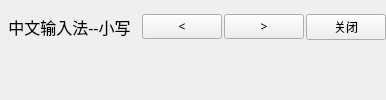
       <widget class="QWidget" name="widgetTop" native="true">
        <property name="styleSheet">
         <string notr="true">border-width:0px;</string>
        </property>
        <layout class="QVBoxLayout" name="verticalLayout">
         <property name="spacing">
          <number>6</number>
         </property>
         <property name="leftMargin">
          <number>0</number>
         </property>
         <property name="topMargin">
          <number>0</number>
         </property>
         <property name="rightMargin">
          <number>0</number>
         </property>
         <property name="bottomMargin">
          <number>0</number>
         </property>
         <item>
          <layout class="QHBoxLayout" name="lay1">
           <property name="spacing">
            <number>2</number>
           </property>
           <item>
            <widget class="QLabel" name="lab_Title">
             <property name="sizePolicy">
              <sizepolicy hsizetype="Preferred" vsizetype="Minimum">
               <horstretch>0</horstretch>
               <verstretch>0</verstretch>
              </sizepolicy>
             </property>
             <property name="minimumSize">
              <size>
               <width>0</width>
               <height>25</height>
              </size>
             </property>
             <property name="font">
              <font>
               <family>WenQuanYi Zen Hei</family>
               <pointsize>12</pointsize>
              </font>
             </property>
             <property name="text">
              <string>  中文输入法--小写</string>
             </property>
            </widget>
           </item>
           <item>
            <widget class="QLabel" name="labPY">
             <property name="sizePolicy">
              <sizepolicy hsizetype="Expanding" vsizetype="Preferred">
               <horstretch>0</horstretch>
               <verstretch>0</verstretch>
              </sizepolicy>
             </property>
             <property name="font">
              <font>
               <family>WenQuanYi Zen Hei</family>
              </font>
             </property>
             <property name="text">
              <string/>
             </property>
             <property name="alignment">
              <set>Qt::AlignCenter</set>
             </property>
            </widget>
           </item>
           <item>
            <widget class="QPushButton" name="btnPre">
             <property name="font">
              <font>
               <family>WenQuanYi Zen Hei</family>
               <pointsize>9</pointsize>
              </font>
             </property>
             <property name="focusPolicy">
              <enum>Qt::NoFocus</enum>
             </property>
             <property name="styleSheet">
              <string notr="true"/>
             </property>
             <property name="text">
              <string>&lt;</string>
             </property>
            </widget>
           </item>
           <item>
            <widget class="QPushButton" name="btnNext">
             <property name="font">
              <font>
               <family>WenQuanYi Zen Hei</family>
               <pointsize>9</pointsize>
              </font>
             </property>
             <property name="focusPolicy">
              <enum>Qt::NoFocus</enum>
             </property>
             <property name="styleSheet">
              <string notr="true"/>
             </property>
             <property name="text">
              <string>&gt;</string>
             </property>
            </widget>
           </item>
           <item>
            <widget class="QPushButton" name="btnClose">
             <property name="font">
              <font>
               <family>WenQuanYi Zen Hei</family>
               <pointsize>9</pointsize>
              </font>
             </property>
             <property name="focusPolicy">
              <enum>Qt::NoFocus</enum>
             </property>
             <property name="styleSheet">
              <string notr="true"/>
             </property>
             <property name="text">
              <string>关闭</string>
             </property>
            </widget>
           </item>
          </layout>
         </item>
         <item>
          <layout class="QHBoxLayout" name="lay2">
           <property name="spacing">
            <number>0</number>
           </property>
           <item>
            <widget class="QLabel" name="labCh0">
             <property name="sizePolicy">
              <sizepolicy hsizetype="Preferred" vsizetype="Fixed">
               <horstretch>0</horstretch>
               <verstretch>0</verstretch>
              </sizepolicy>
             </property>
             <property name="minimumSize">
              <size>
               <width>0</width>
               <height>25</height>
              </size>
             </property>
             <property name="font">
              <font>
               <family>WenQuanYi Zen Hei</family>
              </font>
             </property>
             <property name="text">
              <string/>
             </property>
             <property name="alignment">
              <set>Qt::AlignCenter</set>
             </property>
            </widget>
           </item>
           <item>
            <widget class="QLabel" name="labCh1">
             <property name="sizePolicy">
              <sizepolicy hsizetype="Preferred" vsizetype="Fixed">
               <horstretch>0</horstretch>
               <verstretch>0</verstretch>
              </sizepolicy>
             </property>
             <property name="minimumSize">
              <size>
               <width>0</width>
               <height>25</height>
              </size>
             </property>
             <property name="font">
              <font>
               <family>WenQuanYi Zen Hei</family>
              </font>
             </property>
             <property name="text">
              <string/>
             </property>
             <property name="alignment">
              <set>Qt::AlignCenter</set>
             </property>
            </widget>
           </item>
           <item>
            <widget class="QLabel" name="labCh2">
             <property name="sizePolicy">
              <sizepolicy hsizetype="Preferred" vsizetype="Fixed">
               <horstretch>0</horstretch>
               <verstretch>0</verstretch>
              </sizepolicy>
             </property>
             <property name="minimumSize">
              <size>
               <width>0</width>
               <height>25</height>
              </size>
             </property>
             <property name="font">
              <font>
               <family>WenQuanYi Zen Hei</family>
              </font>
             </property>
             <property name="text">
              <string/>
             </property>
             <property name="alignment">
              <set>Qt::AlignCenter</set>
             </property>
            </widget>
           </item>
           <item>
            <widget class="QLabel" name="labCh3">
             <property name="sizePolicy">
              <sizepolicy hsizetype="Preferred" vsizetype="Fixed">
               <horstretch>0</horstretch>
               <verstretch>0</verstretch>
              </sizepolicy>
             </property>
             <property name="minimumSize">
              <size>
               <width>0</width>
               <height>25</height>
              </size>
             </property>
             <property name="font">
              <font>
               <family>WenQuanYi Zen Hei</family>
              </font>
             </property>
             <property name="text">
              <string/>
             </property>
             <property name="alignment">
              <set>Qt::AlignCenter</set>
             </property>
            </widget>
           </item>
           <item>
            <widget class="QLabel" name="labCh4">
             <property name="sizePolicy">
              <sizepolicy hsizetype="Preferred" vsizetype="Fixed">
               <horstretch>0</horstretch>
               <verstretch>0</verstretch>
              </sizepolicy>
             </property>
             <property name="minimumSize">
              <size>
               <width>0</width>
               <height>25</height>
              </size>
             </property>
             <property name="font">
              <font>
               <family>WenQuanYi Zen Hei</family>
              </font>
             </property>
             <property name="text">
              <string/>
             </property>
             <property name="alignment">
              <set>Qt::AlignCenter</set>
             </property>
            </widget>
           </item>
           <item>
            <widget class="QLabel" name="labCh5">
             <property name="sizePolicy">
              <sizepolicy hsizetype="Preferred" vsizetype="Fixed">
               <horstretch>0</horstretch>
               <verstretch>0</verstretch>
              </sizepolicy>
             </property>
             <property name="minimumSize">
              <size>
               <width>0</width>
               <height>25</height>
              </size>
             </property>
             <property name="font">
              <font>
               <family>WenQuanYi Zen Hei</family>
              </font>
             </property>
             <property name="text">
              <string/>
             </property>
             <property name="alignment">
              <set>Qt::AlignCenter</set>
             </property>
            </widget>
           </item>
           <item>
            <widget class="QLabel" name="labCh6">
             <property name="sizePolicy">
              <sizepolicy hsizetype="Preferred" vsizetype="Fixed">
               <horstretch>0</horstretch>
               <verstretch>0</verstretch>
              </sizepolicy>
             </property>
             <property name="minimumSize">
              <size>
               <width>0</width>
               <height>25</height>
              </size>
             </property>
             <property name="font">
              <font>
               <family>WenQuanYi Zen Hei</family>
              </font>
             </property>
             <property name="text">
              <string/>
             </property>
             <property name="alignment">
              <set>Qt::AlignCenter</set>
             </property>
            </widget>
           </item>
           <item>
            <widget class="QLabel" name="labCh7">
             <property name="sizePolicy">
              <sizepolicy hsizetype="Preferred" vsizetype="Fixed">
               <horstretch>0</horstretch>
               <verstretch>0</verstretch>
              </sizepolicy>
             </property>
             <property name="minimumSize">
              <size>
               <width>0</width>
               <height>25</height>
              </size>
             </property>
             <property name="font">
              <font>
               <family>WenQuanYi Zen Hei</family>
              </font>
             </property>
             <property name="text">
              <string/>
             </property>
             <property name="alignment">
              <set>Qt::AlignCenter</set>
             </property>
            </widget>
           </item>
           <item>
            <widget class="QLabel" name="labCh8">
             <property name="sizePolicy">
              <sizepolicy hsizetype="Preferred" vsizetype="Fixed">
               <horstretch>0</horstretch>
               <verstretch>0</verstretch>
              </sizepolicy>
             </property>
             <property name="minimumSize">
              <size>
               <width>0</width>
               <height>25</height>
              </size>
             </property>
             <property name="font">
              <font>
               <family>WenQuanYi Zen Hei</family>
              </font>
             </property>
             <property name="text">
              <string/>
             </property>
             <property name="alignment">
              <set>Qt::AlignCenter</set>
             </property>
            </widget>
           </item>
           <item>
            <widget class="QLabel" name="labCh9">
             <property name="sizePolicy">
              <sizepolicy hsizetype="Preferred" vsizetype="Fixed">
               <horstretch>0</horstretch>
               <verstretch>0</verstretch>
              </sizepolicy>
             </property>
             <property name="minimumSize">
              <size>
               <width>0</width>
               <height>25</height>
              </size>
             </property>
             <property name="font">
              <font>
               <family>WenQuanYi Zen Hei</family>
              </font>
             </property>
             <property name="text">
              <string/>
             </property>
             <property name="alignment">
              <set>Qt::AlignCenter</set>
             </property>
            </widget>
           </item>
          </layout>
         </item>
        </layout>
       </widget>
